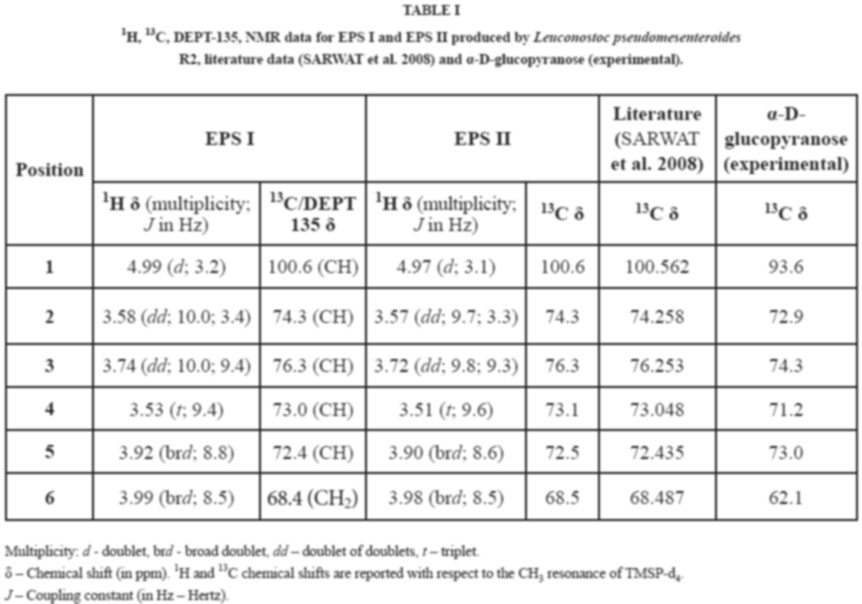
#> input picture 1.jpg, 862 x 604 px
$ python ocr.py   (older library calls are emulated)
#> lines starting #> are read from the running program, lines starting #| are printed output that depends on the picture; after the words box and inside, x2 and y2 are one past the last pixel; in counts of white or black regions, pixels touching at a corner belong together
from PIL import Image
import pytesseract
import cv2
import numpy as np
import time

image = cv2.imread("./1.jpg")
#> image is the input picture: shape (604, 862, 3); min 53, max 255, mean 236.6

gray = cv2.cvtColor(image, cv2.COLOR_BGR2GRAY)
blur = cv2.GaussianBlur(gray, (5,5), 0)
threshold = cv2.adaptiveThreshold(blur, 255, cv2.ADAPTIVE_THRESH_MEAN_C, cv2.THRESH_BINARY, 5, 2)
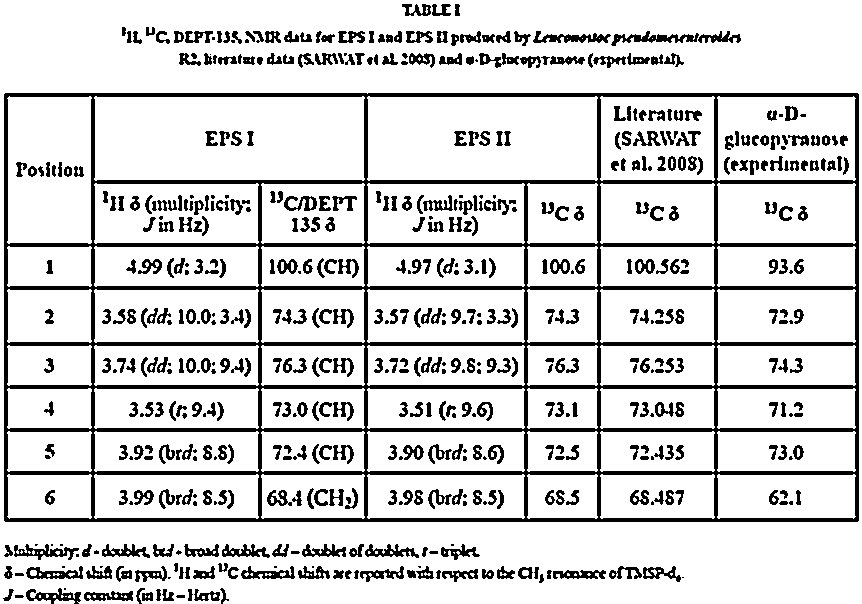
#> threshold: shape (604, 862); 83.6% white; 582 black regions (94 under 20 px), largest, box (x1, y1, x2, y2) and area: (4, 93, 859, 522) 41500, (611, 31, 699, 46) 511, (533, 31, 611, 43) 464

invert = cv2.bitwise_not(threshold)

kernel = cv2.getStructuringElement(cv2.MORPH_CROSS, (3,3))
dilate = cv2.dilate(invert, kernel, iterations = 1)
#> dilate: shape (604, 862); 25.7% white; 228 white regions (8 under 20 px), largest, box (x1, y1, x2, y2) and area: (3, 92, 860, 523) 62256, (724, 130, 849, 151) 1335, (730, 155, 850, 176) 1296

height, width = dilate.shape
#> height = 604; width = 862

mask = np.zeros((height + 2, width + 2), np.uint8)

flood = dilate.copy()

maxPoint = (-1, -1)
maxArea = -1

for y in range(0, height):
    for x in range(0, width):
        if flood[y][x] >= 128:

            mask[:] = 0

            area = cv2.floodFill(flood, mask, (x, y), 64)[0]

            if area > maxArea:
                maxArea = area
                maxPoint = (x, y)
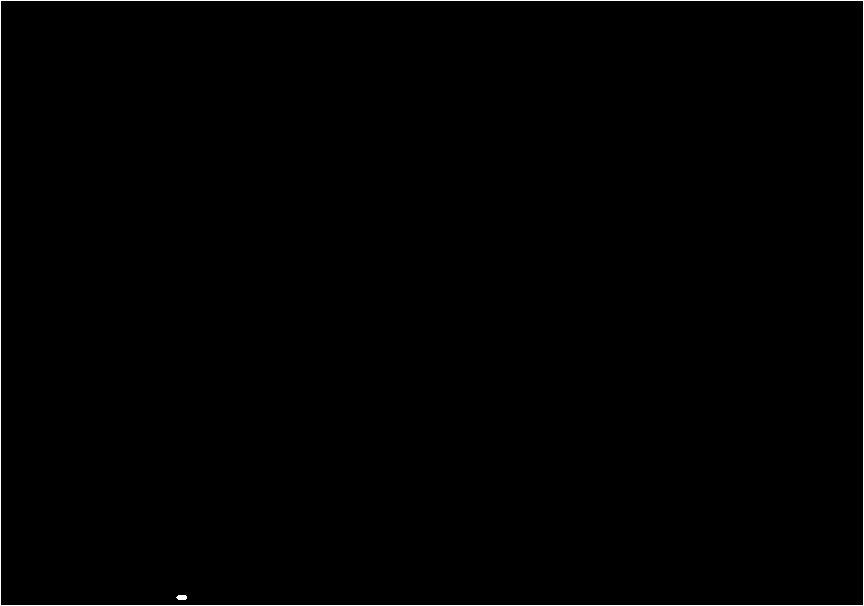
#> mask: shape (606, 864); values 0 (black) and 1 (white), 0.57% white in thin lines or dots
#> after the loop, maxArea = 62256; maxPoint = (5, 92)

mask[:] = 0
#> mask: shape (606, 864); 0.57% of pixels changed, all inside (x1, y1, x2, y2) = (0, 0, 864, 606)

cv2.floodFill(flood, mask, maxPoint, 255)
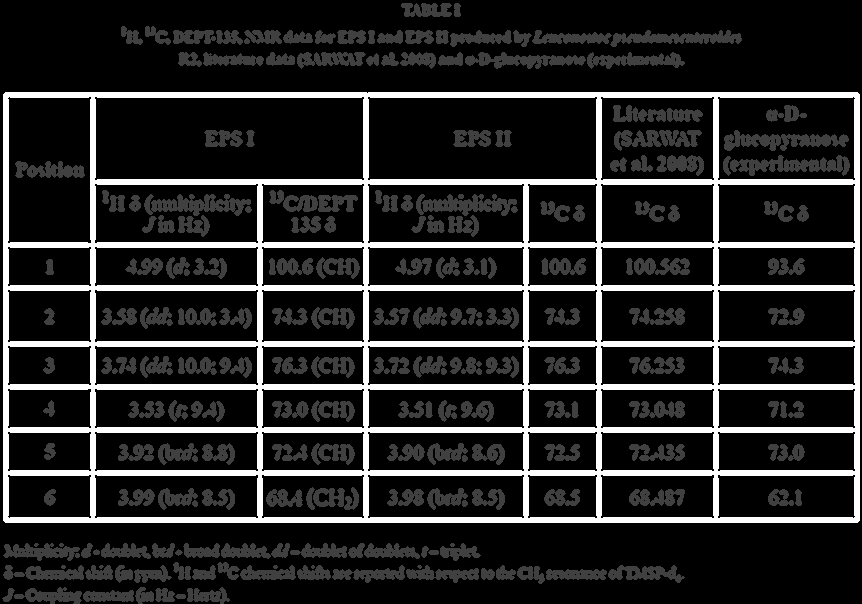
#> flood: shape (604, 862); min 0, max 255, mean 39.3

boxes = flood.copy()

for y in range(0, height):
    for x in range(0, width):
        if boxes[y][x] == 64:
            boxes[y][x] = 0
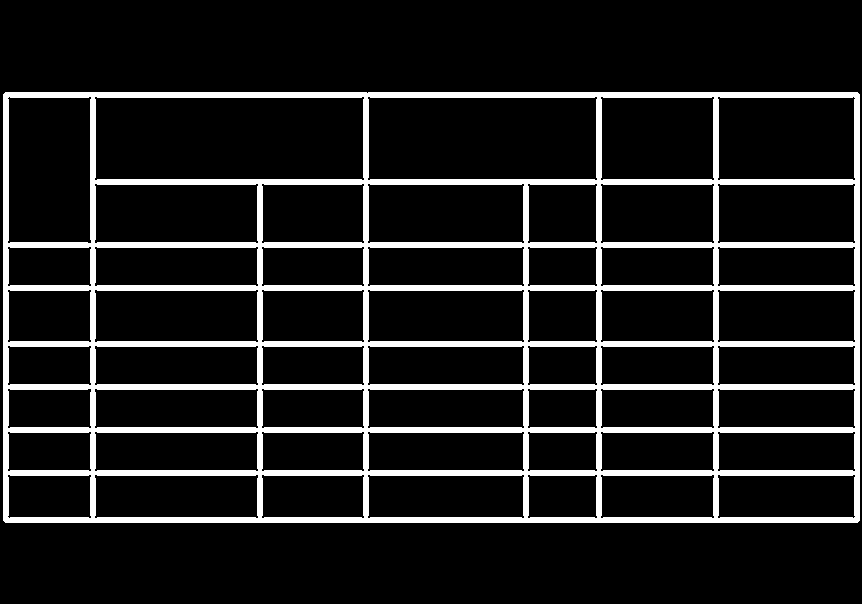
#> boxes: shape (604, 862); 12% white; 1 white region

fakeImage, contours, hierarchy = cv2.findContours(boxes, cv2.RETR_TREE, cv2.CHAIN_APPROX_SIMPLE)
#> contours = 54 contours; largest, box (x1, y1, x2, y2) and area: (3, 92, 860, 523) 368071, (94, 96, 365, 181) 21990, (367, 96, 598, 181) 18710, (7, 96, 92, 244) 11904, (717, 96, 856, 181) 11164

contoursImage = np.zeros((height, width, 1), np.uint8)
contoursImage = cv2.drawContours(contoursImage, contours, -1, (255, 255, 255), 5)
#> contoursImage: shape (604, 862, 1); 23.4% white; 1 white region, box (x1, y1, x2, y2) and area: (0, 89, 862, 526) 121612

linesImage = np.zeros((height, width, 3), np.uint8)
edges = cv2.Canny(contoursImage, 75, 150, apertureSize = 3)
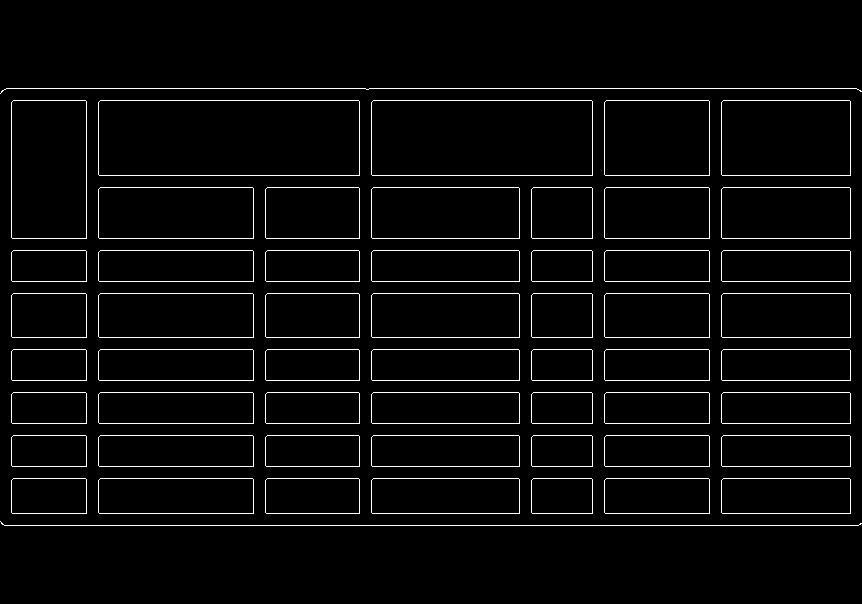
#> edges: shape (604, 862); 3.5% white in thin lines or dots, all inside (x1, y1, x2, y2) = (0, 88, 862, 526)
lines = cv2.HoughLinesP(edges, 1, np.pi / 180, 200, 0, 0)
#> lines = 92 rows, first 6: [4, 525, 858, 525], [372, 466, 519, 466], [6, 88, 365, 88], [99, 423, 253, 423], [100, 349, 252, 349], [723, 187, 849, 187]


corners = cv2.cornerHarris(np.float32(contoursImage), 2, 3, 0.04)
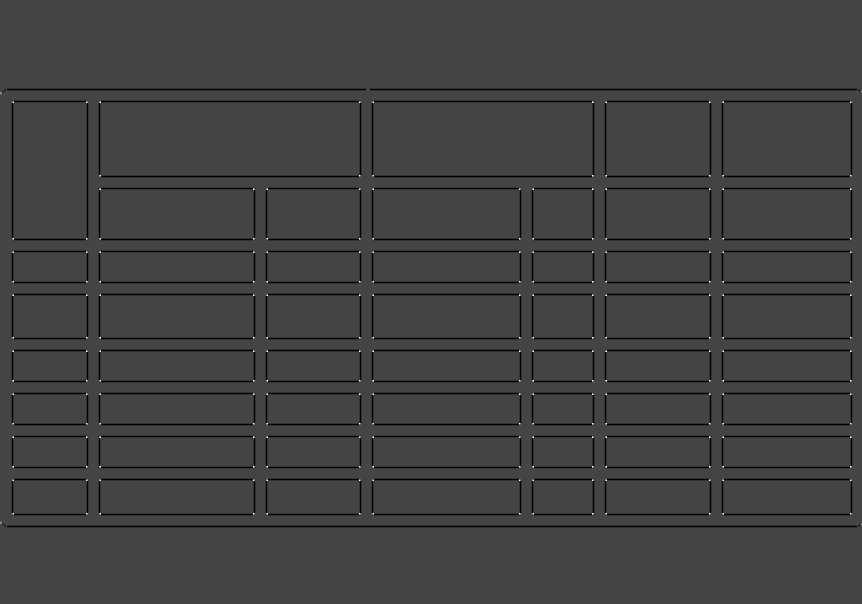
#> corners: shape (604, 862) float32; min -169130016, max 458335776, mean -8168326; drawn with min black and max white

for line in lines:
    for x1,y1,x2,y2 in line:
        cv2.line(linesImage, (x1, y1), (x2, y2), (255, 0, 255), 2)
#> this loop made 92 passes
#> line on passes 1 to 12: [[4, 525, 858, 525]], [[372, 466, 519, 466]], [[6, 88, 365, 88]], [[99, 423, 253, 423]], [[100, 349, 252, 349]], [[723, 187, 849, 187]], [[605, 337, 709, 337]], [[13, 478, 85, 478]], [[532, 281, 592, 281]], [[13, 435, 85, 435]], [[13, 250, 85, 250]], [[266, 380, 359, 380]]

cv2.imwrite("2.jpg", gray)
cv2.imwrite("3.jpg", blur)
cv2.imwrite("4.jpg", threshold)
cv2.imwrite("5.jpg", invert)
cv2.imwrite("6.jpg", dilate)
cv2.imwrite("7.jpg", flood)
cv2.imwrite("8.jpg", boxes)
cv2.imwrite("9.jpg", contoursImage)
cv2.imwrite("10.jpg", edges)
cv2.imwrite("11.jpg", linesImage)
cv2.imwrite("12.jpg", corners)
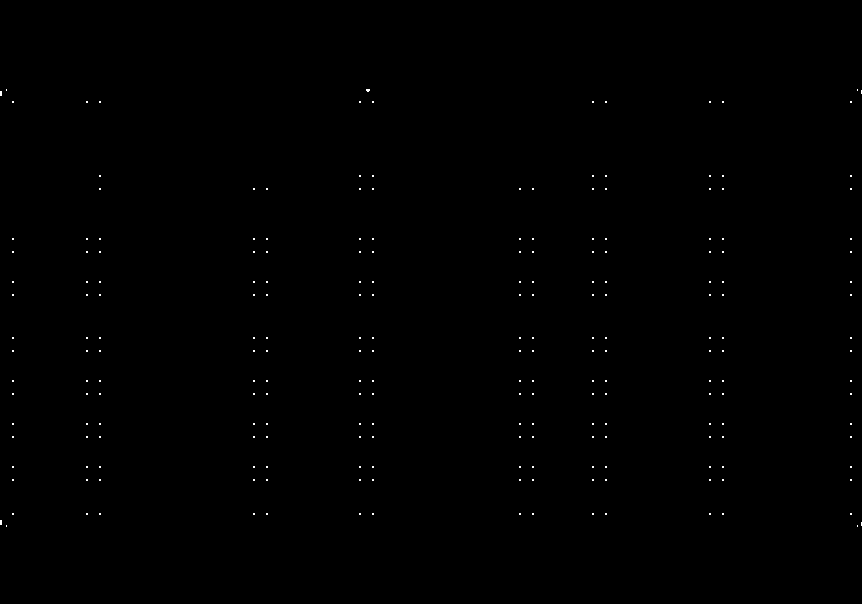
#> saved as 12.jpg: shape (604, 862); 0.17% white in thin lines or dots, all inside (x1, y1, x2, y2) = (0, 89, 862, 527)

#print(pytesseract.image_to_string(image).encode("utf-8"))
